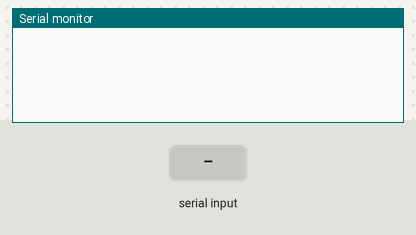
A sketch run on a simulated Arduino Uno, built with avr-gcc and run on an emulated ATmega328P. Shown: the last lines printed to the serial monitor. The test bench sets the inputs (shaded band).

Above: at 1.2 s.
1.3 s: "90,45\n" received over Serial
At 2.1 s:
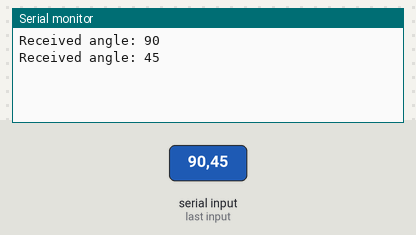
2.8 s: "30,150\n" received over Serial
At 5.0 s:
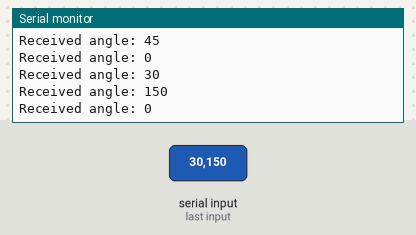
Timing chart, 0 to 6.5 s (numbered marks = the images above; inputs shaded):
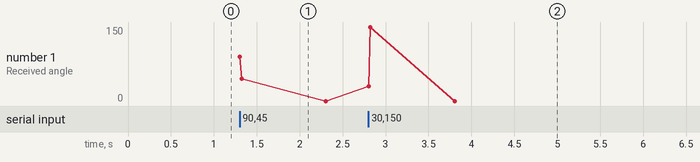

The sketch:

serial_recieve.ino
```cpp
#include <Arduino.h>

void setup() {
  Serial.begin(9600);
}

void loop() {
  if (Serial.available() > 0) {
    int receivedAngle = Serial.parseInt();  // Read the integer angle from the serial buffer
    Serial.print("Received angle: ");
    Serial.println(receivedAngle);

    // Add code here to handle the received angle
    // For example, you can control a servo motor or perform other actions based on the angle
  }
}
```

Measured:
- after the input at 1.3 s, the serial monitor: prints a new line at once (image 1)
- after the input at 2.8 s, the serial monitor: prints a new line at once (image 2)
